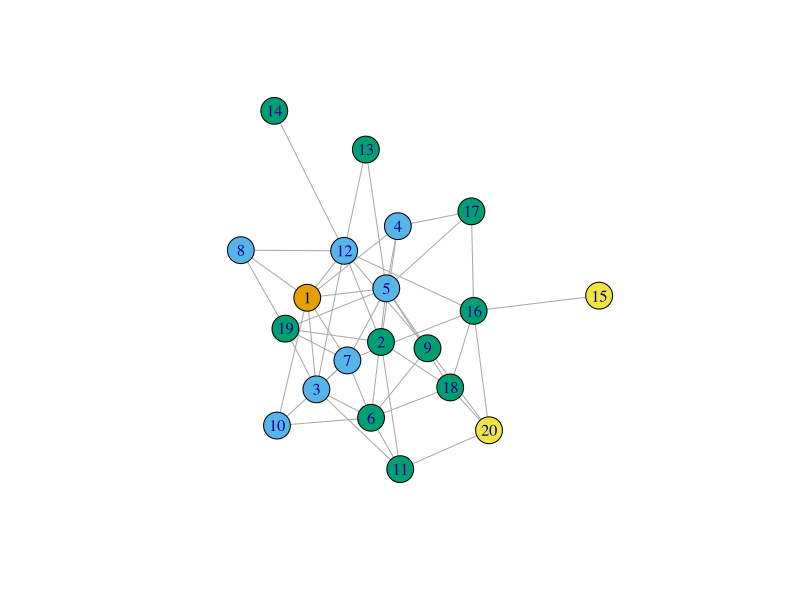
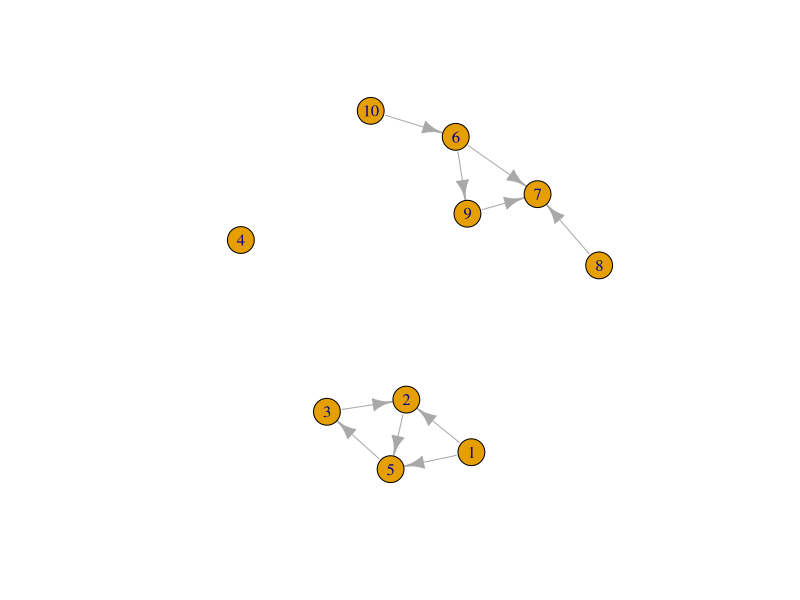
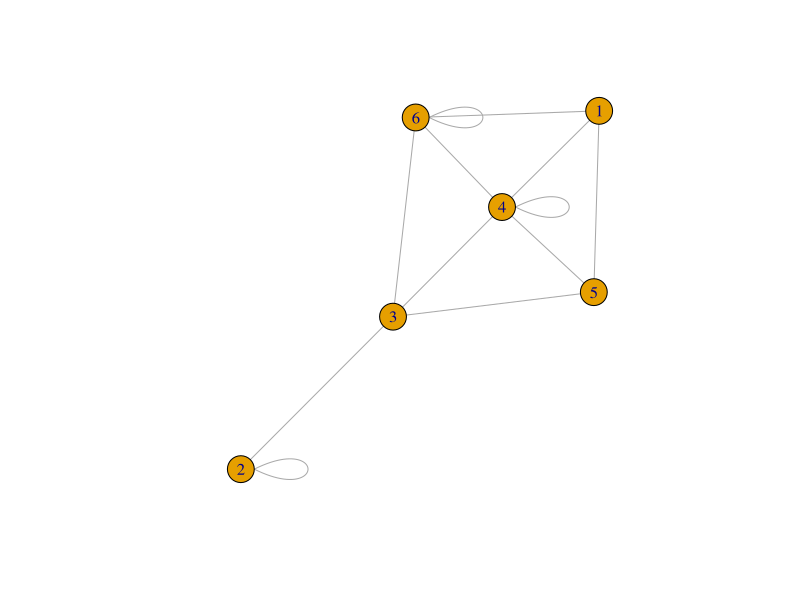
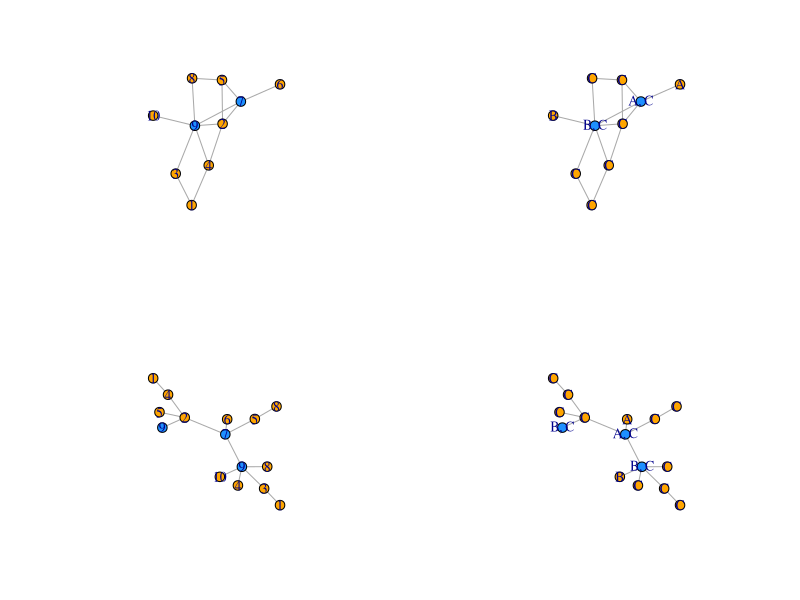
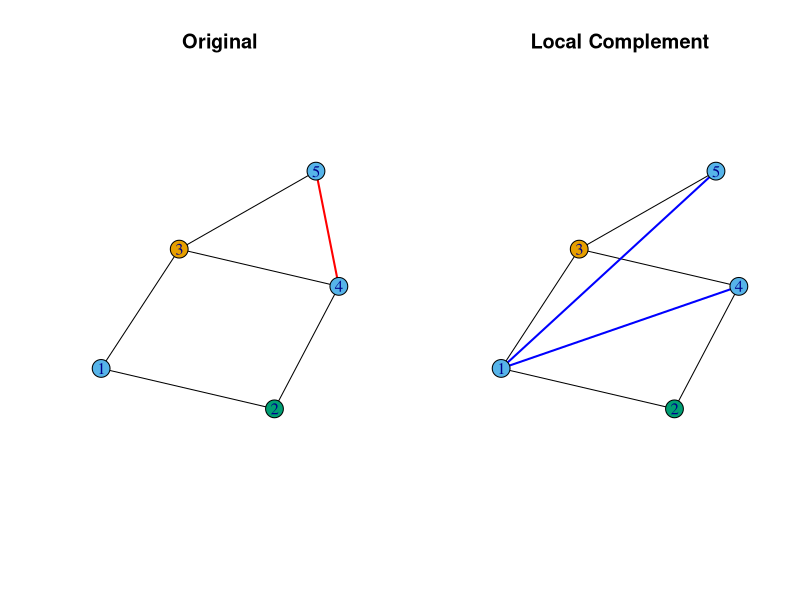
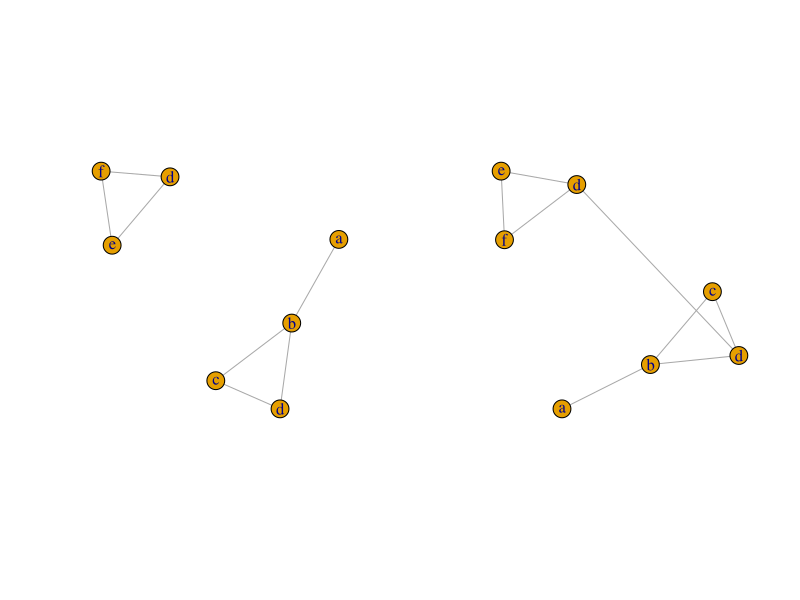

Reproduce these figures in R, in order.
## Tasks ref: https://github.com/igraph/usability-benchmarks/blob/master/tasks/tasks.md

                                        # Tasks headers are marked with ### ... ###
                                        # Task text marked with ## ...
                                        # My comments marked with # ...

library(igraph)
library(magrittr)

                                        # Set random seed for reproducibility
set.seed(42)

### Vertex Attributes ###

## Add a new numerical vertex attribute which is the distance of the respective vertex from a given vertex v.
                                        # Generate an arbitrary random graph, in this case with
                                        # 20 nodes and a density of 0.25
g <- sample_gnp(n = 20, p = .25)
                                        # Choose an arbitrary node
node <- 1
                                        # The igraph function distances takes the graph, `g`, and the
                                        # chosen vertex, `node`, and outputs the distance to
                                        # all other nodes `V(g)`. That output can be stored directly
                                        # as a vertex attribute.
V(g)$d <- distances(g, v = node)
                                        # To show that it worked:
plot(g, vertex.color = V(g)$d + 1)
V(g)$d

### Connected Components ###

## Implement finding (weakly) connected components from scratch. Do not use the library's built-in connected component finder.

                                        # Solution based on depth first search algorithm in Cormen et
                                        # al 2009 Intro to Algorithms 3rd Ed

                                        # Generate a simple network that is easy to visualize.
n1 <- 5
n2 <- 5
G <- sample_gnm(n1, n2, directed=TRUE) + sample_gnm(n2, n2, directed=TRUE)
V(G)$label <- 1:(n1+n2)
plot(G)

                                        # This is an implementation of depth first search.
                                        # igraph has its own implementation as well, called `dfs`,
                                        # but because the task asked for a solution "from scratch",
                                        # here's a way to implement DFS in igraph. DFS is useful here
                                        # because it "discovers" the graph. The plan is to make the
                                        # graph collection, G, undirected so that DFS "discovers"
                                        # weakly connected components.

                                        # There is one change from the textbook algorithm to support
                                        # this particular task, marked below. 
dfs_visit <- function(g, u) {
                                        # The recursive part
    g$time <- g$time + 1
    V(g)$d[u] <- g$time
    V(g)$color[u] <- "gray"
    nbs <- neighbors(g, u, "out")
    for(v in nbs) {
        if(V(g)$color[v] == "white") {
            V(g)$p[v] <- as.numeric(u)
            g <- dfs_visit(g, V(g)[v])
        }
    }
                                        # Instead of always coloring a node black, use the chosen
                                        # mark color
    V(g)$color[u] <- g$mark_color
    g$time <- g$time + 1
    V(g)$f[u] <- g$time
    return(g)
}

depth_first_search <- function(g) {
    V(g)$color <- "white"
    V(g)$p <- numeric(length(V(g))) # predecessor
    V(g)$d <- numeric(length(V(g))) # discovery time
    V(g)$f <- numeric(length(V(g))) # finished time
    g$time <- 0 # time
                                        # Change from textbook example:
                                        # change mark color if the algorithm finishes DFS from a node.
                                        # This mark color can then be used to identify connected
                                        # components once the graph has been forced to be undirected.
                                        # This procedure won't always work as expected in a directed
                                        # graph, for example if the graph is a line, but that
                                        # limitation isn't critical here.
    g$mark_color <- 1 
    for(i in 1:vcount(g)) {
        if(V(g)$color[i] == "white") {
            g <- dfs_visit(g, V(g)[i])
        }
                                        # Increment mark color
        g$mark_color <- g$mark_color + 1
    }
    return(g)
}

weakly_connected_components <- function(G) {
                                        # Connected components in an undirected graph correspond to
                                        # weakly connected components in a directed graph.
    g <- as.undirected(G, mode = "collapse")
    g <- depth_first_search(g)
                                        # Now the mark color tells us the components.
    comps <- unique(V(g)$color)
    components <- list()
    for(i in 1:length(comps)) components[[i]] <- V(g)[which(V(g)$color == comps[i])]
                                        # Return the components, not the graph; not the original
                                        # graph remains unaltered.
    return(components)
}
    
weakly_connected_components(G)

### Number of edges incident to each vertex ###

## Write a function that computes how many edges are incident to each vertex. In undirected graphs with self-loops, this is not the same as the degree. An isolated vertex with a self-loop has one incident edge, but it has degree 2.
count_incident_edges <- function(g) {
                                        # Get the adjacency list of the graph, then pipe it...
    as_adj_list(g) %>%
                                        # ...to a function that count the number of unique neighbors for each vertex, then...
    lapply(. %>% unique %>% length) %>%
                                        # ...convert the result into a vector, then...
    unlist %>%
                                        # ...for extra points, add the vertex names (if any)
    set_names(V(g)$name)
}

## Create a random graph with n vertices and m edges, allowing self-loops. Demonstrate the function on it. n=6, m=12 produces a small example that is easy to check visually.
g <- sample_gnm(n = 6, m = 12, directed = FALSE, loops = TRUE)
plot(g)
                                        # This is a numeric vector, the names of which are the vertex
                                        # labels and the values are the counts of the edges incident
                                        # to the vertex.
count_incident_edges(g)

### Mean neighbour degree ###

## Write a function to compute the mean degree of the kth order neighbourhood of each vertex, excluding the degree of the vertex itself. Write this function from scratch.
mean_neighbor_degree <- function(g, v, k) {
                                        # The neighborhood function allows you to specify an order,
                                        # which neighbors does not, but includes the node `v`
    nbs <- neighborhood(g, order = k, nodes = v, mode = "all")[[1]]
                                        # so we can just take it out.
    nbs <- nbs[which(nbs != v)]
                                        # Once we have the order of neighbors we want, we can collect
                                        # the degree for those nodes
    nbs_k <- degree(g, nbs)
                                        # and return the mean
    return(mean(nbs_k))
}

                                        # It is easier to make the above calculations for every
                                        # node if we define another sapply() call.
all_mean_neighbor_degree <- function(g, k) {
    sapply(V(g), function(v) mean_neighbor_degree(g, v, k))
}

                                        # The Karate graph is also in the package "igraphdata",
                                        # which has other useful/historical graphs, and in
                                        # "networkdata", by David Schoch and also including the
                                        # weighted version, available here:
                                        # http://networkdata.schochastics.net/
g <- make_graph("Zachary")
                                        # Choose an arbitrary node
v <- V(g)[7]
                                        # Mean neighbor degree for nodes one step away
mean_neighbor_degree(g, v = v, k = 1)
                                        # and two steps away.
mean_neighbor_degree(g, v = v, k = 2)

## Compute the result of the the karate club network for k=1 and k=2.
all_mean_neighbor_degree(g, k = 1)
all_mean_neighbor_degree(g, k = 2)


### Edge multiplicities ###

## Create a random multigraph, allowing self-loops as well. Ensure it has some parallel self-loops.
random_multigraph <- function(n, m, directed = TRUE) {#, req.parallel = TRUE, max.iter = 10) {
    "Create a multigraph with n nodes and m edges."
                                        # The basic sample_(gnm | gnp) don't want to create
                                        # multigraphs, so this function will make a basic GNM
                                        # multigraph with a specified number of nodes and edges.

                                        # A vector for nodes
    nodes <- 1:n
                                        # a storage array for edges
    edges <- matrix(sample(nodes, 2*m, replace = T), ncol = 2)
                                        # and make the graph.
    g <- graph(edges)
                                        # Make undirected if desired.
                                        # The argument mode = "each" is necessary to preserve the
                                        # multigraph.
    if(!directed) g <- as.undirected(g, mode = "each")
                                        # And return the graph.
    return(g)
}

sample_random_multigraph <- function(n, m,
                                     directed = TRUE,
                                     req.parallel = TRUE,
                                     req.self.parallel = TRUE,
                                     max.iter = 10) {
                                        # This function calls `random_multigraph` until it produces a
                                        # graph meeting the requirements specified in the arguments.
    if(req.parallel | req.self.parallel) {
        test <- FALSE
                                        # Check for requirements in a `for` loop to prevent infinite
                                        # loops.
        for(i in 1:max.iter) {
                                        # Make a trial graph
            g <- random_multigraph(n, m, directed = directed)
                                        # and the edgelist that goes a long with it, for checking
            el <- as_edgelist(g)
                                        # Parallel edges will show up as duplicated rows in `el`
                                        # If there are no duplicated rows, try again.
            if(!any(duplicated(el))) {
                next
            } else if(!req.self.parallel) {
                                        # If self parallel edges are not required, return the graph
                return(g)
            }
            
                                        # Self parallel edges are a special case.
            if(req.self.parallel) {
                                        # This returns all copies of duplicated rows
                dupls <- el[duplicated(el) | duplicated(el, fromLast = TRUE), ]
                                        # So the test for self-parallel is whether or not there are
                                        # any rows with two entries of the same node label.
                test <- any(dupls[, 1] == dupls[, 2])
                                        # If there are double entries the requirements are satisfied.
                if(test) break
            }
        }
                                        # If no graph could be made satifying the requirements, tell
                                        # the user
        if(!test) return("Could not make required graph in max iterations.")
    } else {
                                        # If additional specifications aren't needed, just make the
                                        # graph
        g <- random_multigraph(n, m, directed = directed)
    }
                                        # If conditions are satisfied, return the graph
    return(g)

}

g <- sample_random_multigraph(5, 10, directed = FALSE)
    
## Create a new graph where parallel edges are merged. Self-loops should not be removed. The edge multiplicities of the original graph should be stored in an edge attribute of the new graph.
simplify_mod <- function(g) {
                                        # There is a function that simplifies graphs, but it needs
                                        # support for this task: an edge attribute that counts edges
    E(g)$edge_count <- 1
    g <- simplify(g, remove.multiple = TRUE, remove.loops = FALSE, edge.attr.comb = "sum")
    return(g)
}

h <- simplify_mod(g)

E(g)
E(h)
E(h)$edge_count

### Identifying Multi-Edges ###

## 1. Create a random multigraph with n vertices and m edges. Both multi-edges and self-loops are allowed.
                                        # Using the function above...
## Suggested parameters: n=20, m=60.
g <- random_multigraph(n = 20, m = 60, directed = FALSE)

## 2. Identify vertex pairs between which there is more than one edge.
dupls <- ends(g, E(g)[which_multiple(g)])
dupls

## 3. Create a list of edge-groups corresponding to the above. In igraph, edges should be identified based on their index, thus the output is a list of edge index lists.
find_edge_groups <- function(g, nodepair) {#, ends_list
    edgesTF <- apply(ends(g, E(g)), 1, function(row) setequal(nodepair, row))
    which(edgesTF == TRUE)
}

dupls_list <- lapply(1:nrow(dupls), function(i) dupls[i, ])
edge_groups <- lapply(dupls_list, function(pair) find_edge_groups(g, pair))
edge_groups
                                        # Checking
                                        # not sure why `lapply(edge_groups, function(x) E(g)[x])`
                                        # doesn't work
for(x in edge_groups) print(E(g)[x])

## 4. Simplify the multi-edges, but keep self-loops. The resulting graph should have edge weights which are equal to the edge multiplicity in the original graph.
                                        # We can use the function written above
h <- simplify_mod(g)
                                        # and check to make sure it's correct.
E(h)[which(E(h)$edge_count > 1)]
E(h)[which(E(h)$edge_count > 1)]$edge_count


### Block-cut Tree ###

                                        # Generate a random graph
g <- sample_gnm(10, 14)
                                        # and count the number of biconnected components.
biconnected_components(g)$no

## Compute the block-cut tree of a graph, and visualize it. The tree should be stored as a graph object. It should have a vertex attribute which stores the cut vertex names, or the blocks (as vertex sets). When visualizing the tree, use this attribute for labelling the vertices.
                                        # The biconnected_components() function has the information
                                        # we need.
bic <- biconnected_components(g)
                                        # The $components list has the vertices that go in each
                                        # component
comps <- bic$components
                                        # Label for convenience
names(comps) <- LETTERS[1:length(comps)]
                                        # $articulation_points has which nodes belong in multiple
                                        # components
cut_v <- bic$articulation_points

                                        # Label for convenience
V(g)$color <- ifelse(V(g) %in% cut_v, "dodgerblue", "orange")
V(g)$comp <- sapply(V(g), function(v) {
    which_comps <- names(comps)[which(sapply(comps, function(x) v %in% x))]
    paste(which_comps, collapse = ", ")
})

                                        # Make the block-cut tree as a graph
bic_tree <- unfold_tree(g, roots = cut_v)
h <- bic_tree$tree
                                        # and keep track of the original node labels
idx <- bic_tree$vertex_index
                                        # Label with the information gathered above
V(h)$color <- sapply(idx, function(v) V(g)[v]$color)
V(h)$comp <- sapply(idx, function(v) V(g)[v]$comp)

par(mfrow = c(2, 2))
coords1 <- layout_nicely(g)
plot(g, layout = coords1)
plot(g, vertex.label = V(g)$comp, layout = coords1)
coords2 <- layout_nicely(h)
plot(h, vertex.label = idx, layout = coords2)
plot(h, vertex.label = V(h)$comp, layout = coords2)

### Local complement ###

## Create a new graph g2 based on an existing one g so that two neighbours of a vertex v in g will be connected in g2 precisely when they are not connected in g.
                                        # Choose a simple graph, and point to a function for
                                        # generating named/standard graphs
g <- make_graph("House")
                                        # Pick a node to make visualization easier
v <- 3
                                        # Gather neighbors
nbs <- neighbors(g, v)
                                        # What edges could there be?
possible <- t(combn(nbs, 2))
                                        # What edges are there now?
current <- apply(ends(g, E(g)), 1, function(row) all(row %in% nbs))
                                        # Get `current` as a matrix in the same form as `possible`
current_m <- ends(g, E(g)[current])
                                        # This trick isn't intuitive to me, but returns the rows of
                                        # `possible` that aren't in `current_m`
                                        # https://stackoverflow.com/questions/10907359/r-remove-rows-from-one-data-frame-that-are-in-another
new <- rbind(possible, current_m)
new <- new[!duplicated(new) & !duplicated(new, fromLast = TRUE), ]
                                        # Remove the current edges that connect v's neighbors, if any
if(nrow(current_m) > 0) g2 <- delete_edges(g, E(g)[current]) else g2 <- g
                                        # and add the new edges
g2 <- add_edges(g2, t(new))

                                        # check with a plot
                                        # mark with color...
g1_vcolors <- ifelse(V(g) == v, 1,
              ifelse(V(g) %in% nbs, 2, 3)
              )
g1_ecolors <- ifelse(current, "red", "black")
g1_ewidths <- ifelse(g1_ecolors == "red", 2, 1)
g2_vcolors <- ifelse(V(g2) == as.numeric(v), 1,
              ifelse(V(g2) %in% as.numeric(nbs), 2, 3)
              )
g2_ecolors <- ifelse(apply(ends(g2, E(g2)), 1, function(row) all(row %in% as.numeric(nbs))),
                     "blue", "black")
g2_ewidths <- ifelse(g2_ecolors == "blue", 2, 1)
coords <- layout_nicely(g)
                                        # and plot both graphs
dev.new(height = 7, width = 14)
par(mfrow = c(1, 2))
plot(g, layout = coords,
     vertex.color = g1_vcolors, edge.color = g1_ecolors,
     edge.width = g1_ewidths,
     main = "Original")
plot(g2, layout = coords,
     vertex.color = g2_vcolors, edge.color = g2_ecolors,
     edge.width = g2_ewidths,
     main = "Local Complement")

### Vertex name handling in disjoint union ###

## Create the following two graphs, with the given vertex names:
## a-b-c-d-b
## e-f-d-e
                                        # This is done most easily with the graph_from_literal
                                        # function
g1 <- graph_from_literal(a-b, b-c, c-d, d-b)
g2 <- graph_from_literal(e-f, f-d, d-e)

## Produce their disjoint union, ...
G <- disjoint_union(g1, g2)

## then add a single edge between vertex d from the first graph and vertex d from the second graph. This task checks if it is easy to find out which vertex in the disjoint union corresponds to which vertex in the original graphs.
                    
                                        # in some sense the next line is cheating because it assumes
                                        # that there are exactly two vertices with "d" as the name
idx <- which(V(G)$name == "d")
G2 <- G + edge(idx)
                                        # an alternative solution is to use combn() to extract all
                                        # pairs of vertices with name == "d"
G3 <- G + edge(combn(idx, 2))

par(mfrow = c(1, 2))
coords <- layout_nicely(G)
plot(G)
plot(G2, layout = coords)
